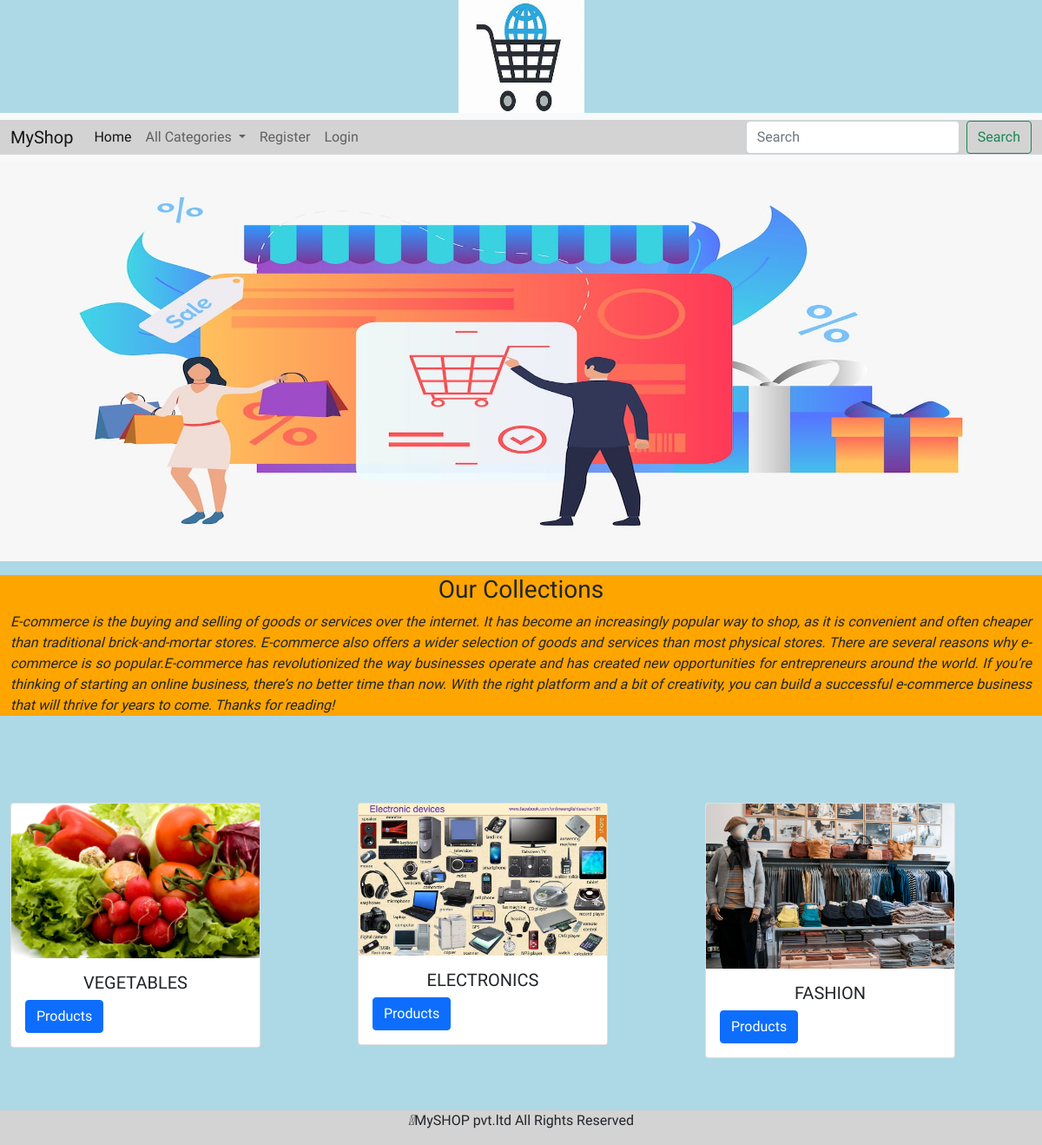
The page / on the database its author committed.
### shop/models.py (models this page shows, shortened)
class category(models.Model):
    name=models.CharField(max_length=20)
    description=models.TextField()
    image = models.ImageField(upload_to="ecommerce/static.images", null=True, blank=True)

### shop/views.py (the view)
# urls.py: path('',views.allcategories,name="allcat"),
def allcategories(request):
    c=category.objects.all()
    return render(request,'category.html',{'c':c})

### shop/context_processors.py (called while the page is built)
def menu_links(request):
    c=category.objects.all()
    return{'links':c}

### templates/category.html
{% extends 'base.html'%}
{% load static %}
{% block content %}
<div>
    <img src="{% static 'images/img.png'%}" width="100%" height="460px">
</div>
<div class="container-fluid mt-3" style="margin-bottom:100px;background-color:orange;">
    <h3 class="text-center">Our Collections</h3>
    <i><p style="text-align:justify;line-height=1; ">E-commerce is the buying and selling of goods or services over the internet.
        It has become an increasingly popular way to shop, as it is convenient and
        often cheaper than traditional brick-and-mortar stores.
        E-commerce also offers a wider selection of goods and services than most physical stores.
        There are several reasons why e-commerce is so popular.E-commerce has revolutionized the way businesses operate and has created new opportunities for entrepreneurs around the world. If you’re thinking of starting an online business, there’s no better time than now. With the right platform and a bit of creativity, you can build a successful e-commerce business that will thrive for years to come. Thanks for reading!</p>
</i></div>
<div class="container-fluid" style="margin-bottom:100px;">
    <div class="row">
        {% for i in c%}
        <div class="col-sm-4">
            <div class="card" style="width: 18rem;">
  <img src="{{i.image.url}}" class="card-img-top" alt="...">
  <div class="card-body">
    <h5 class="card-title text-center">{{i.name}}</h5>
    <a href="{% url 'shop:allprod' i.name%}" class="btn btn-primary">Products</a>
  </div>
</div>
        </div>
        {% endfor%}
    </div>
</div>
{% endblock %}

### static/css/style.css (style rules this page uses)
body { background-color:lightblue; font-family: 'Coustard', serif; }

### rows shown on the page
category: image (picture), name "VEGETABLES"
category: image (picture), name "ELECTRONICS"
category: image (picture), name "FASHION"
